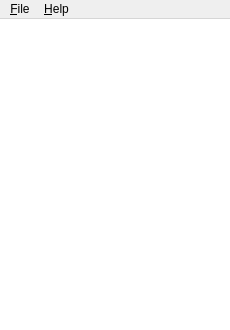
<?xml version="1.0" encoding="UTF-8"?>
<ui version="4.0">
 <class>MainWindowClass</class>
 <widget class="QMainWindow" name="MainWindowClass">
  <property name="geometry">
   <rect>
    <x>0</x>
    <y>0</y>
    <width>230</width>
    <height>330</height>
   </rect>
  </property>
  <property name="minimumSize">
   <size>
    <width>230</width>
    <height>330</height>
   </size>
  </property>
  <property name="windowTitle">
   <string notr="true"/>
  </property>
  <widget class="QWidget" name="mainWindowWidget">
   <layout class="QGridLayout" name="gridLayout">
    <property name="leftMargin">
     <number>0</number>
    </property>
    <property name="topMargin">
     <number>0</number>
    </property>
    <property name="rightMargin">
     <number>0</number>
    </property>
    <property name="bottomMargin">
     <number>0</number>
    </property>
    <property name="spacing">
     <number>0</number>
    </property>
    <item row="0" column="0">
     <widget class="QListView" name="engineListView">
      <property name="font">
       <font>
        <pointsize>11</pointsize>
        <weight>50</weight>
        <bold>false</bold>
       </font>
      </property>
      <property name="frameShape">
       <enum>QFrame::NoFrame</enum>
      </property>
      <property name="frameShadow">
       <enum>QFrame::Plain</enum>
      </property>
      <property name="spacing">
       <number>5</number>
      </property>
     </widget>
    </item>
   </layout>
  </widget>
  <widget class="QMenuBar" name="menuBar">
   <property name="geometry">
    <rect>
     <x>0</x>
     <y>0</y>
     <width>230</width>
     <height>21</height>
    </rect>
   </property>
   <widget class="QMenu" name="menuHelp">
    <property name="title">
     <string>&amp;Help</string>
    </property>
    <addaction name="actionAbout"/>
   </widget>
   <widget class="QMenu" name="menuFile">
    <property name="title">
     <string>&amp;File</string>
    </property>
    <addaction name="actionExit"/>
   </widget>
   <addaction name="menuFile"/>
   <addaction name="menuHelp"/>
  </widget>
  <action name="actionExit">
   <property name="text">
    <string>E&amp;xit</string>
   </property>
   <property name="shortcut">
    <string>Alt+F4</string>
   </property>
  </action>
  <action name="actionAbout">
   <property name="text">
    <string>&amp;About</string>
   </property>
   <property name="shortcut">
    <string>F12</string>
   </property>
  </action>
 </widget>
 <layoutdefault spacing="6" margin="11"/>
 <resources>
  <include location="Shell.qrc"/>
 </resources>
 <connections>
  <connection>
   <sender>actionExit</sender>
   <signal>triggered()</signal>
   <receiver>MainWindowClass</receiver>
   <slot>close()</slot>
   <hints>
    <hint type="sourcelabel">
     <x>-1</x>
     <y>-1</y>
    </hint>
    <hint type="destinationlabel">
     <x>299</x>
     <y>199</y>
    </hint>
   </hints>
  </connection>
 </connections>
</ui>
